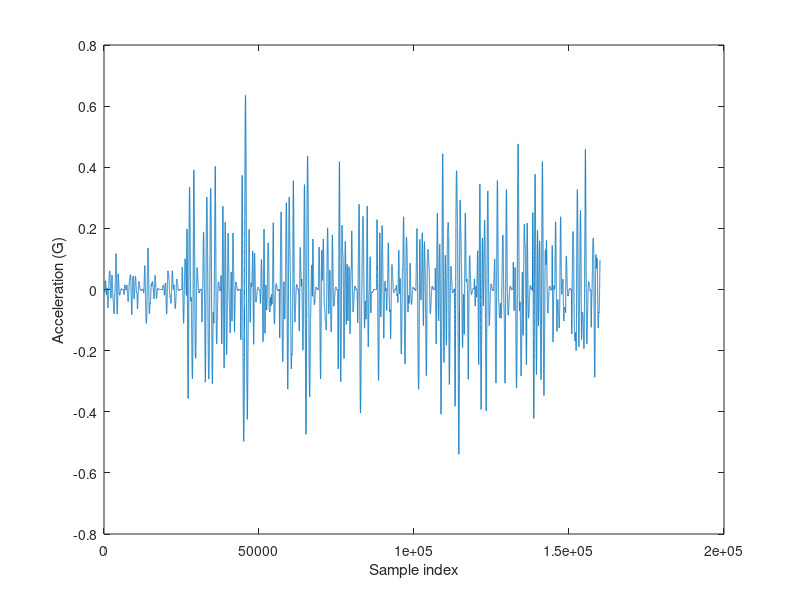
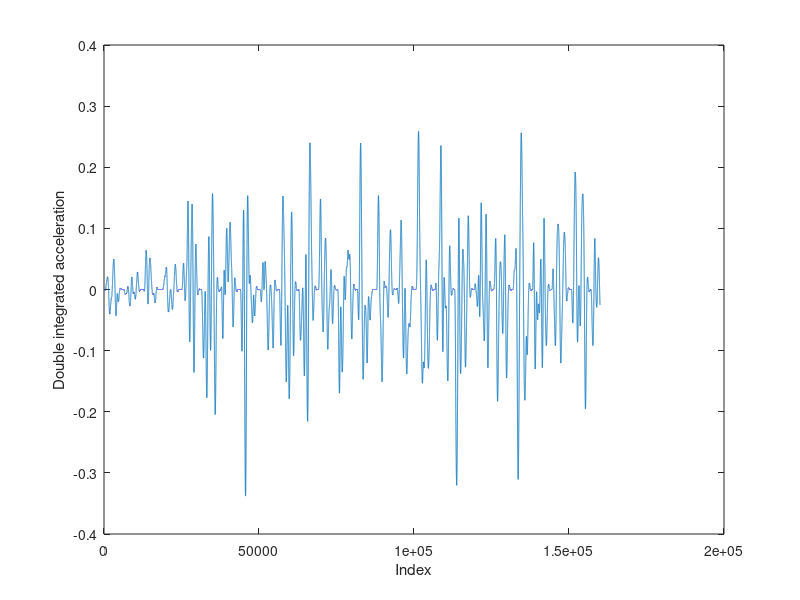

These figures' MATLAB source, in order: (Note: this script raises an error after producing the figures.)
%% Initialize
disp("Initializing...")
clear all;
close all;
clc;

savefile = 'doublePend.csv';

l_1 = 0.4; l_2 = 0.4;
a_1 = 0.2; a_2 = 0.2;
m_1 = 1; m_2 = 1; m_c = 1;
I_1 = 0.8*m_1*a_1^2; I_2 = 0.8*m_2*a_2^2;
b_1 = 0.02; b_2 = 0.01; b_c = 5;
g = 9.81;

params = [m_c, m_1, m_2,...             % pendulum weights
            I_1, I_2,...           % penndulum moments of inertia around CoMs
            a_1, a_2,...          % pendulum distances from joints to CoMs
            l_1, l_2,...           % pendulum lengths
            b_1, b_2, b_c,...     % joint damping coefficients
            g];
        
        
%% Create external input signal
disp("Creating input signal...")
t_end = 160;     % simulation time
f_s = 1000;     % sampling
f_c = 1;        % cutoff
u_a = 2;      % input power
n = t_end * f_s;

% Random walk
    [filt_b, filt_a] = butter(3, f_c/(f_s/2));  % (order, cutoff freq)
    u_t = 0:(1/f_s):t_end;
    squarewave = ((square(u_t, 70)+1)/2)';
    u = u_a * (rand(length(u_t), 1) - 0.5);
    u = filter(filt_b, filt_a, u);  % defines the cart position!
    u = u .* squarewave;
    
    squarewave2 = ones(size(u));
    squarewave2(1:end/6) = 0.25;
    u = u .* squarewave2;

    limit = 0.4;
    u(u>limit) = limit;
    u(u<(-limit)) = -limit;  % ensures that the cart position doesn't go much further than 0.5
    u = filter(filt_b, 0.25*filt_a, u);  % smoothens the trajectory (necessary due to the cutoffs
    u = diff(u)/(1/f_s);   % get cart velocity by differentiation
    du = diff(u)/(1/f_s);   % get cart acceleration == input signal
    
    du(end+1: end+2) = du(end); % extend the input signal to fix the signal length
    
    f = figure();
    plot(du./9.81);
    ylabel('Acceleration (G)')
    xlabel('Sample index')
    
    f2 = figure();
    plot(cumsum(cumsum(du./f_s)./f_s));
    ylabel('Double integrated acceleration')
    xlabel('Index')
    
%     define the input signal as a time-dependent function
    u_f = @(t) interp1(u_t, du, t);
%     u_f = @(t) interp1(u_t, u, t);
    inputdata = array2table([u_t', du]);
    
    savepath = 'input_signals/input_acc_mid';
    writetable(inputdata, strcat(savepath, '.csv'));
    saveas(f, savepath, 'fig')
    saveas(f, savepath, 'png')
    saveas(f2, strcat(savepath, '_dInt'), 'png')

%% Solve
disp("Solving...")
% Define the system of ODEs
odefun = @(t, X)doublePendCartFullAnalytical(t, X, u_f, params);

x0 = [0, pi/4, 0, 0, 0, 0]; % initial conditions
tspan = [0 t_end]; % time span

% Solve the system of ODEs
tic
sol = ode45(odefun, tspan, x0);
toc


% x = (logspace(0, 0.3, 1200) - 1) * t_end;
% x = linspace(0, t_end, 1000);
x = 0:1/f_s:t_end;
y = deval(sol, x);
accels = odefun(x,y);
accels = accels(4:6,:)';
results = array2table([x', y', accels, u_f(x)']);
results.Properties.VariableNames = {'t', 's', 'phi1', 'phi2', 'Ds', 'Dphi1','Dphi2', 'DDs', 'DDphi1', 'DDphi2', 'u'};
writetable(results, 'doublePendSimData.csv')


%% Plot
disp("Stackedplot...")
figure()
stackedplot(results, '-|k', 'XVariable', 't', 'LineWidth', 1.25)
grid on

%% Define important coordinates and their derivatives
disp("Defining important coordinates...")
q = [results.s, results.phi1, results.phi2];
dq = [results.Ds, results.Dphi1, results.Dphi2];

P_c = @(q) [q(1); 0];        % Cart

P_1 = @(q) [l_1*sin(q(2)) + q(1);
    -l_1*cos(q(2))];         % Pendulum 1

P_2 = @(q) [l_2*sin(q(3)) + l_1*sin(q(2)) + q(1);
    -l_2*cos(q(3)) - l_1*cos(q(2))];         % Pendulum 2


dP_c = @(q, dq) [dq(1); 0];

dP_1 = @(q,dq) [dq(1) + a_1*cos(q(2))*dq(2);
                a_1*sin(q(2))*dq(2)];

dP_2 = @(q,dq) [dq(1) + a_2*cos(q(3))*dq(3) + l_1*cos(q(2))*dq(2);
                a_2*sin(q(3))*dq(3) + l_1*sin(q(2))*dq(2)];
            


%% Animation
disp("Animating...")

scale = 0.9;
h = figure('Position', [10 10 1920*scale 1080*scale]);

t = tiledlayout(2,5, 'TileSpacing', 'tight', 'Padding', 'tight');

a1 = nexttile([2, 2]);
grid on
xlim([-1 1])
ylim([-1 1])
pbaspect([1 1 1])
hold on

state_vars = results.Properties.VariableNames(2:end-4);
tile_locs = [3, 8, 4, 9, 5, 10];
for i = 1:length(state_vars)
    disp(i)
    var = state_vars{i};
    ax(i) = nexttile(tile_locs(i));
    ylabel(var);
    lx(i) = animatedline(ax(i), 'LineWidth', 2, 'Color', 'blue');
    xlim(tspan);
    grid on
end


frames = [getframe(h)];

for k = round(length(q)/5*2) : 12 : length(q)
    cla(a1)
    
    pc = P_c(q(k, :));
    p1 = P_1(q(k, :));
    p2 = P_2(q(k, :));
    
    title(a1, x(k))
    plot(a1, [pc(1), p1(1)], [pc(2), p1(2)], 'kO-', 'LineWidth', 3)
    plot(a1, [p1(1), p2(1)], [p1(2), p2(2)], 'rO-', 'LineWidth', 3)
    plot(a1, [pc(1), pc(1)+u_f(x(k))/20], [pc(2), pc(2)], 'r', 'LineWidth', 2)  
    
    for i = 1:length(state_vars)
       var = state_vars{i};
       addpoints(lx(i), x(k), results.(var)(k)/g);
       ax(i).XLim = [x(k)-12, x(k)+2];
    end
    
    drawnow
%     frames(end+1) = getframe(h);
    
end

% writerObj = VideoWriter('triplePendulumCart');
% writerObj.FrameRate = 40;
% 
% open(writerObj);
% for k = 2:length(frames)
%    frame = frames(k);
%    writeVideo(writerObj, frame);
% end
% close(writerObj);
%     